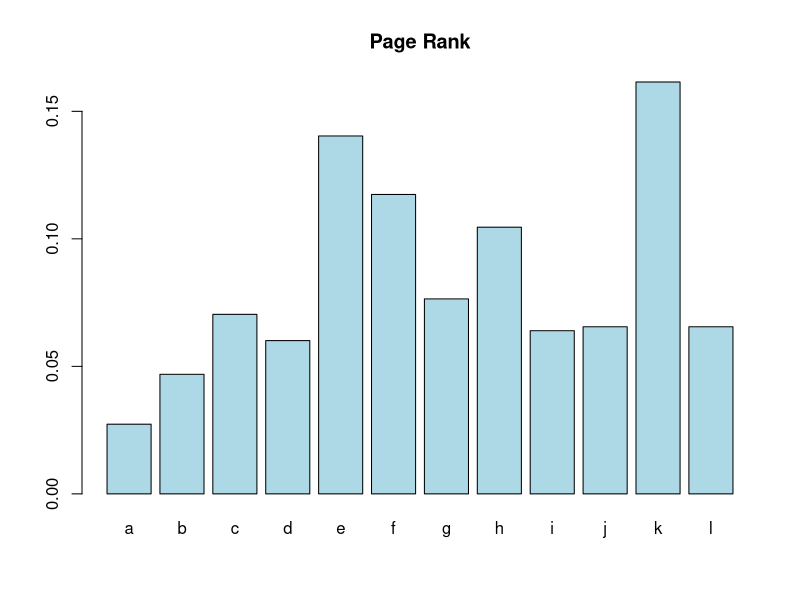

The R script that drew this image:
library(MASS)

# Creating hyperlink matrix
G = t(fractions(matrix(c(0, 0, 0, 1/2, 0, 0, 0, 1/2, 0, 0, 0, 0,
                       1/3, 0, 0, 1/3, 1/3, 0, 0, 0, 0, 0, 0, 0,
                       0, 1/2, 0, 0, 1/2, 0, 0, 0, 0, 0, 0, 0,
                       0, 0, 0, 0, 0, 0, 0, 1, 0, 0, 0, 0,
                       0, 0, 0, 0, 0, 0, 0, 0, 0, 0, 0, 0,
                       0, 0, 1/2, 0, 1/2, 0, 0, 0, 0, 0, 0, 0,
                       0, 0, 0, 1/4, 1/4, 1/4, 0, 1/4, 0, 0, 0, 0,
                       0, 0, 0, 0, 0, 0, 0, 0, 1/2, 0, 1/2, 0,
                       0, 0, 0, 0, 0, 0, 1/2, 0, 0, 0, 1/2, 0,
                       0, 0, 0, 0, 0, 1/2, 1/2, 0, 0, 0, 0, 0,
                       0, 0, 0, 0, 0, 1/3, 0, 0, 0, 1/3, 0, 1/3,
                       0, 0, 0, 0, 0, 0, 0, 0, 0, 0, 1, 0),
                       nrow = 12, ncol = 12)))

# Eigenvalue Decomposition
ev1 = eigen(t(G))
evalue1 = ev1$values[1] # Choosing largest eigenvalue
evector1 = ev1$vectors[,1] # Eigenvector corresponding to largest eigenvalue

# Adding artificial links to dangling node
Gnew = G
Gnew[5,] = rep(1/12, 12)
ev2 = eigen(t(Gnew)) # Eigenvalue decomposition
evalue2 = ev2$values[1]
evector2 = abs(ev2$vectors[,1])

# Normalizing eigenvector
evector2n = evector2/sum(evector2)

# Ordering eigenvector
ranks = data.frame(webpage = letters[1:12], pagerank = evector2n)
ranks_sorted = ranks[order(ranks$pagerank, decreasing = TRUE),]
ranks_plot = barplot(ranks$pagerank, 
                     names.arg = ranks$webpage, 
                     col = "lightblue",
                     main = "Page Rank") # bar plot of pageranks

# Power Iteration
powermethod = function(A, k){
  # function that returns largest eigenvalue and eigenvector of matrix A
  # given k iterations
  v = fractions(rep(1/nrow(A), nrow(A))) # initialize vector
  for(i in 1:k){
    w = A %*% v
    v = w/sum(abs(w))
    lambda = t(v) %*% A %*% v
  }
  return(list(eigenvalue = lambda, eigenvector = v))
}

# Iterating through different k's
ret = c()
for(k in 1:70){
  ret = c(ret, powermethod(G, k)$eigenvalue)
}
df = data.frame(iteration = c(1:70), eigenvalue = ret)


# Term-Document Matrix
D = t(matrix(c(1, 0, 1, 0, 0, 1, 1, 1, 0, 0, 0, 0,
               1, 1, 0, 1, 0, 0, 1, 0, 0, 0, 0, 1,
               1, 0, 0, 1, 1, 0, 0, 1, 0, 0, 1, 0,
               1, 0, 1, 0, 0, 0, 0, 0, 1, 0, 1, 1,
               0, 1, 0, 1, 0, 1, 0, 0, 1, 0, 1, 0,
               0, 1, 1, 0, 1, 0, 0, 1, 0, 0, 1, 0,
               1, 0, 1, 0, 0, 0, 0, 0, 1, 0, 0, 1,
               1, 1, 0, 0, 0, 1, 0, 0, 1, 0, 0, 0,
               0, 1, 0, 0, 1, 0, 0, 0, 1, 0, 0, 1,
               0, 0, 0, 1, 0, 1, 1, 0, 1, 0, 0, 1,
               1, 0, 0, 1, 0, 0, 0, 0, 0, 0, 1, 1,
               1, 0, 1, 0, 0, 1, 1, 0, 0, 0, 1, 1,
               0, 1, 0, 0, 1, 0, 0, 1, 0, 1, 0, 0,
               0, 1, 1, 0, 1, 1, 1, 1, 0, 1, 1, 0,
               0, 0, 0, 1, 0, 1, 0, 1, 0, 1, 0, 1,
               0, 1, 0, 1, 0, 1, 0, 0, 1, 1, 1, 1),
             ncol = 16, nrow = 12))
